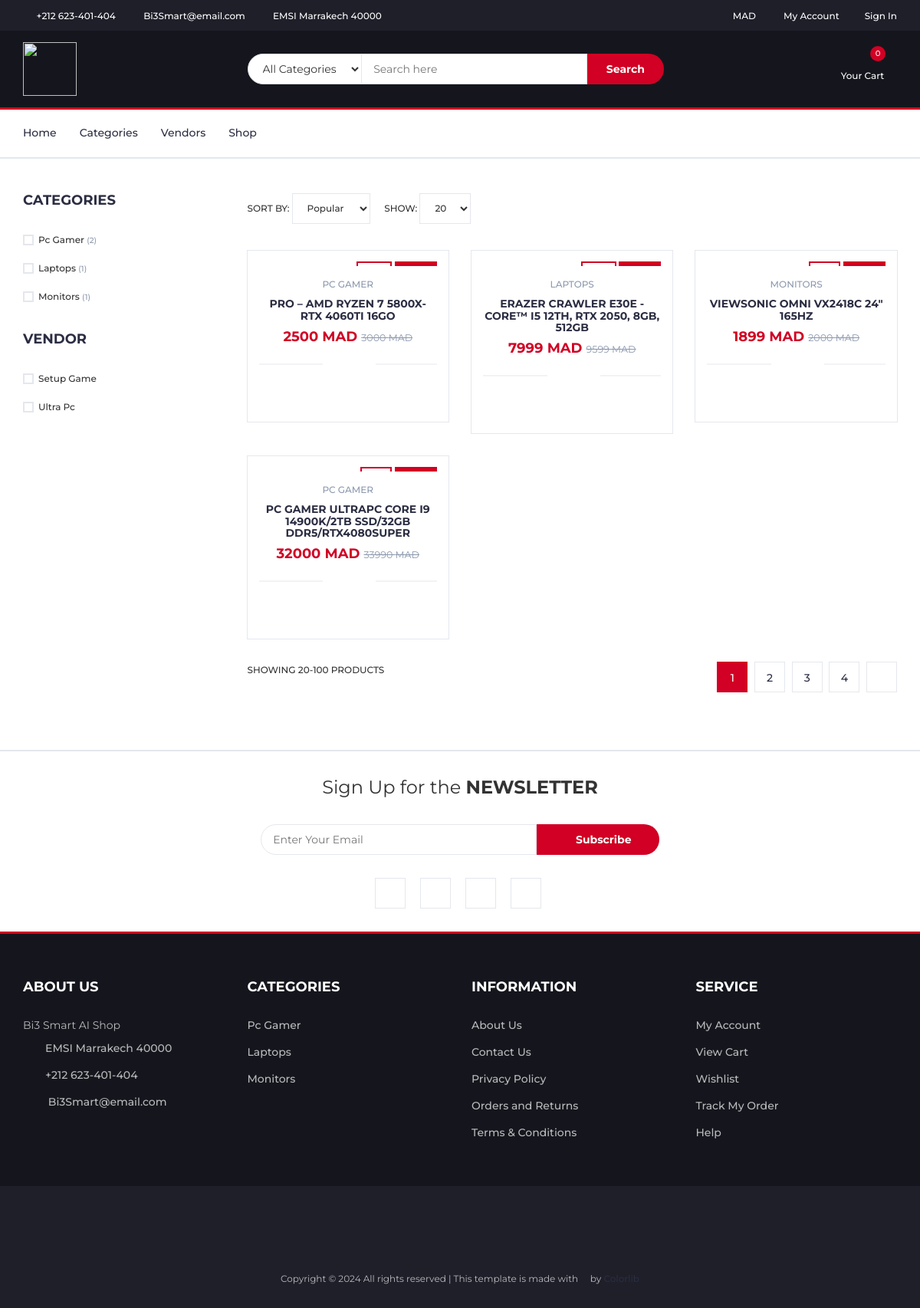
Before: /products/ with the older database file.
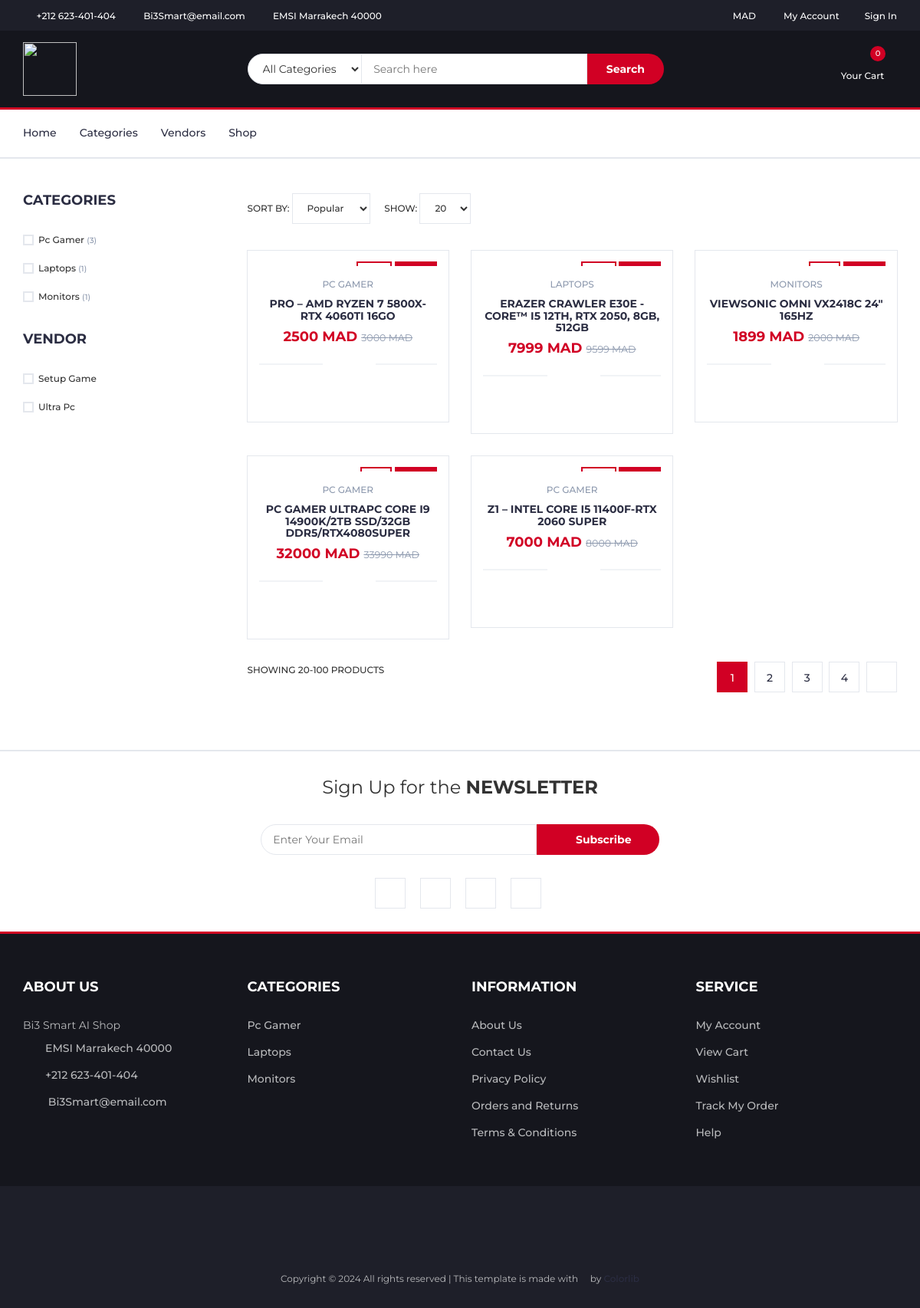
After: the same page with the newer database file.
### core/models.py (models this page shows, shortened)
class Category(models.Model):
    C_id= ShortUUIDField(unique=True, length=10, max_length=20,prefix="cat",alphabet="abcdefghijklmnop123456789")
    title = models.CharField(max_length=100,default="Title Category")
    image = models.ImageField(upload_to="category", default="category.jpg")
    class Meta:
        verbose_name_plural = "Categories"

class Vendor(models.Model):
    v_id= ShortUUIDField(unique=True, length=10, max_length=20,prefix="ven",alphabet="abcdefghijklmnop123456789")
    title = models.CharField(max_length=100, default="Title Vendor")
    image = models.ImageField(upload_to=user_directory_path , default="vendor.jpg")
    cover_image = models.ImageField(upload_to=user_directory_path , default="vendor.jpg")
    description = CKEditor5Field(null=True, blank=True , default="This is the vendor")
    address = models.CharField(max_length=100, default="Main Street,Marrakech")
    contact = models.CharField(max_length=100, default="+212 659 394 401")
    chat_resp_time = models.CharField(max_length=100, default="100")
    shipping_on_time = models.CharField(max_length=100, default="100")
    authentic_rating = models.CharField(max_length=100, default="100")
    days_return = models.CharField(max_length=100, default="100")
    warranty_period = models.CharField(max_length=100, default="100")
    user = models.ForeignKey(User, on_delete=models.SET_NULL, null=True)
    date = models.DateTimeField(auto_now_add=True,null=True , blank=True)
    class Meta:
        verbose_name_plural = "Vendors"

class Product(models.Model):
    p_id= ShortUUIDField(unique=True, length=10, max_length=20,alphabet="abcdefghijklmnop123456789")
    title = models.CharField(max_length=100, default="Title Product")
    image = models.ImageField(upload_to=user_directory_path , default="product.jpg")
    description = CKEditor5Field(null=True, blank=True , default="This is the product")
    price = models.DecimalField(max_digits=10,decimal_places=2,default="1.99")
    old_price = models.DecimalField(max_digits=10,decimal_places=2, default="2.99")
    specefications = CKEditor5Field(null=True, blank=True)
    type = models.CharField(max_length=100, default="Electronics",null=True, blank=True)
    stock_count = models.CharField(max_length=100, default="10",null=True, blank=True)
    tags = TaggableManager(blank=True)
    product_status = models.CharField(choices=STATUS, max_length=10, default="in_review")
    status = models.BooleanField(default=True)
    in_stock  = models.BooleanField(default=True)
    featured  = models.BooleanField(default=False)
    digital  = models.BooleanField(default=False)
    user = models.ForeignKey(User, on_delete=models.SET_NULL, null=True)
    category = models.ForeignKey(Category, on_delete=models.SET_NULL, null=True,related_name="category")
    vendor = models.ForeignKey(Vendor, on_delete=models.SET_NULL, null=True , related_name="vendor")
    sku = ShortUUIDField(unique=True, length=4, max_length=20,prefix="sku",alphabet="123456789")
    date = models.DateTimeField(auto_now_add=True)
    updated = models.DateTimeField(null=True , blank=True)
    class Meta:
        verbose_name_plural = "Products"
    def get_precentage(self):
        new_price = (( self.old_price - self.price) / self.old_price)*100
        return new_price

### core/views.py (the view)
# urls.py: path("products/" , product_list_view , name="product_list"),
def product_list_view(request):
    product = Product.objects.filter(product_status="published")
    context = {
        "products":product,
    }
    return render(request,'core/product-list.html',context)

### core/context_processors.py (called while the page is built)
def default(request):
    categories = Category.objects.all()
    vendors = Vendor.objects.all()
    try:
        address = Address.objects.get(user=request.user)
    except:
        address =None
    return {
        'categories' : categories,
        'address':address,
        'vendors':vendors,
    }

### templates/core/product-list.html (shortened to what this page needs)
{% extends 'partials/base.html'%}
{% load static %}
{% block content %}
<div class="section">
  <div class="container">
    <div class="row">
      <div id="aside" class="col-md-3">
        <div class="aside">
          <h3 class="aside-title">Categories</h3>
          <div class="checkbox-filter">
            {% for category in categories %}
            <div class="input-checkbox">
                <label for="category_{{ category.id }}">
                    <span></span>
                    {{ category.title }}
                    <small>({{ category.category.count }})</small>
                </label>
            </div>
            {% endfor %}
          </div>
        </div>
        <div class="aside">
          <h3 class="aside-title">Vendor</h3>
          <div class="checkbox-filter">
            {% for vendor in vendors %}
            <div class="input-checkbox">
              <label for="vendor_{{vendor.id}}">
                <span></span>
                {{vendor.title}}
              </label>
            </div>
            {% endfor %}
          </div>
        </div>
      </div>
      <div id="store" class="col-md-9">
        <div class="store-filter clearfix">
          <div class="store-sort">
            <label>
              Sort By:
              <select class="input-select">
                <option value="0">Popular</option>
              </select>
            </label>
            <label>
              Show:
              <select class="input-select">
                <option value="0">20</option>
              </select>
            </label>
          </div>
        </div>
        <div class="row" id="filtered-product">
          {% for product in products %}
          <div class="col-md-4 col-xs-6">
            <a href="{% url 'core:product_detail' product.p_id%}">
              <div class="product">
                <div class="product-img">
                  <div class="product-label">
                    <span class="sale">{{product.get_precentage|floatformat:0}}%</span>
                    <span class="new">NEW</span>
                  </div>
                </div>
                <div class="product-body">
                  <p class="product-category">{{product.category.title}}</p>
                  <h3 class="product-name"><a href="{% url 'core:product_detail' product.p_id%}">{{product.title}}</a></h3>
                  <h4 class="product-price"> <span class="current-product-price-{{product.id}}">{{product.price|floatformat:0}}</span> MAD <del class="product-old-price">{{product.old_price|floatformat:0}} MAD</del></h4>
                  <div class="product-rating">
                    <i class="fa fa-star"></i>
                    <i class="fa fa-star"></i>
                    <i class="fa fa-star"></i>
                    <i class="fa fa-star"></i>
                    <i class="fa fa-star"></i>
                  </div>
                  <div class="product-btns">
                    <button class="add-to-wishlist"><i class="fa fa-heart-o"></i><span class="tooltipp">add to wishlist</span></button>
                    <button class="add-to-compare"><i class="fa fa-exchange"></i><span class="tooltipp">add to compare</span></button>
                    <button class="quick-view"><i class="fa fa-eye"></i><span class="tooltipp">quick view</span></button>
                  </div>
                </div>
                <div class="add-to-cart">
                  <button class="add-to-cart-btn" id="add-to-cart-btn" data-index="{{product.id}}">
                  </button>
                </div>
              </div>
            </a>
          </div>
          {%endfor%}
        </div>
        <div class="store-filter clearfix">
          <span class="store-qty">Showing 20-100 products</span>
          <ul class="store-pagination">
            <li class="active">1</li>
            <li><a href="#">2</a></li>
            <li><a href="#">3</a></li>
            <li><a href="#">4</a></li>
            <li><a href="#"><i class="fa fa-angle-right"></i></a></li>
          </ul>
        </div>
      </div>
    </div>
  </div>
</div>
{% endblock content %}

### templates/partials/base.html (shortened to what this page needs)
{% load static %}
<!DOCTYPE html>
<html lang="en">
  <head>
    <link type="text/css" rel="stylesheet" href="{% static "assets/css/bootstrap.min.css" %}" />
    <link type="text/css" rel="stylesheet" href="{% static "assets/css/slick.css" %}" />
    <link type="text/css" rel="stylesheet" href="{% static "assets/css/slick-theme.css" %}" />
    <link type="text/css" rel="stylesheet" href="{% static "assets/css/nouislider.min.css" %}" />
    <link rel="stylesheet" href="{% static "assets/css/font-awesome.min.css" %}" />
    <link type="text/css" rel="stylesheet" href="{% static "assets/css/style.css" %}" />
  </head>
  <body>
    <header>
      <div id="top-header">
        <div class="container">
          <ul class="header-links pull-left">
            <li>
              <a href="#"><i class="fa fa-phone"></i> +212 623-401-404</a>
            </li>
            <li>
              <a href="#"><i class="fa fa-envelope-o"></i> Bi3Smart@email.com</a>
            </li>
            <li>
              <a href="#"
                ><i class="fa fa-map-marker"></i> EMSI Marrakech 40000</a
              >
            </li>
          </ul>
          <ul class="header-links pull-right">
            <li>
              <a href="#"><i class="fa fa-dollar"></i> MAD</a>
            </li>
            <li>
              <a href="#"><i class="fa fa-user-o"></i> My Account</a>
            </li>
            {% if request.user.is_authenticated %}
            <li>
              <a href="{% url 'userauths:sign-out'%}"><i class="fa fa-sign-out"></i>Sign Out</a>
            </li>
            {%else%}
            <li>
              <a href="{% url 'userauths:sign-in'%}"><i class="fa fa-sign-in"></i>Sign In</a>
            </li>
            {%endif%}
          </ul>
        </div>
      </div>
      <div id="header">
        <div class="container">
          <div class="row">
            <div class="col-md-3">
              <div class="header-logo">
                <a href="{% url 'core:index' %}" class="logo">
                  <img src="{% static "assets/img/logo.svg" %}" alt="" width="70" height="70" />
                </a>
              </div>
            </div>
            <div class="col-md-6">
              <div class="header-search">
                  <form action="{% url 'core:search' %}" method="GET">
                      <select class="input-select" name="category">
                          <option value="0">All Categories</option>
                      </select>
                      <input class="input" type="text" name="q" placeholder="Search here" />
                      <button type="submit" class="search-btn">Search</button>
                  </form>
              </div>
          </div>
            <div class="col-md-3 clearfix">
              <div class="header-ctn">
                <div class="dropdown">
                  <a class="dropdown-toggle" data-toggle="dropdown" aria-expanded="true" href="{% url 'core:cart' %}">
                    <i class="fa fa-shopping-cart"></i>
                    <span>Your Cart</span>
                    <div class="qty cart-items-count" id="cart-items-count">{{request.session.cart_data_obj|length}}</div>
                  </a>
                </div>
              </div>
            </div>
          </div>
        </div>
      </div>
    </header>
  <nav id="navigation">
    <div class="container">
      <div id="responsive-nav">
        <ul class="main-nav nav navbar-nav">
          <li><a href="{% url 'core:index' %}">Home</a></li>
          <li><a href="{% url 'core:category_list' %}">Categories</a></li>
          <li><a href="{% url 'core:vendors-list' %}">Vendors</a></li>
          <li><a href="{% url 'core:product_list' %}">Shop</a></li>
        </ul>
      </div>
    </div>
  </nav>
{% block content %}
{% endblock content %}
 <div id="newsletter" class="section">
  <div class="container">
    <div class="row">
      <div class="col-md-12">
        <div class="newsletter">
          <p>Sign Up for the <strong>NEWSLETTER</strong></p>
          <form>
            <input
              class="input"
              type="email"
              placeholder="Enter Your Email"
            />
            <button class="newsletter-btn">
              <i class="fa fa-envelope"></i> Subscribe
            </button>
          </form>
          <ul class="newsletter-follow">
            <ul class="list-inline">
              <li>
                  <a href="#"><i class="fa fa-facebook" style="color: #3b5998;"></i></a>
              </li>
              <li>
                  <a href="#"><i class="fa fa-twitter" style="color: #55acee;"></i></a>
              </li>
              <li>
                  <a href="#"><i class="fa fa-instagram" style="color: #ac2bac;"></i></a>
              </li>
              <li>
                  <a href="#"><i class="fa fa-whatsapp" style="color: #25d366;"></i></a>
              </li>
          </ul>
          </ul>
        </div>
      </div>
    </div>
  </div>
</div>
<footer id="footer">
    <div class="section">
      <div class="container">
        <div class="row">
          <div class="col-md-3 col-xs-6">
            <div class="footer">
              <h3 class="footer-title">About Us</h3>
              <p>
                Bi3 Smart AI Shop
              </p>
              <ul class="footer-links">
                <li>
                  <a href="#"
                    ><i class="fa fa-map-marker"></i>EMSI Marrakech 40000</a
                  >
                </li>
                <li>
                  <a href="#"><i class="fa fa-phone"></i>+212 623-401-404</a>
                </li>
                <li>
                  <a href="#"
                    ><i class="fa fa-envelope-o"></i> Bi3Smart@email.com</a
                  >
                </li>
              </ul>
            </div>
          </div>
          <div class="col-md-3 col-xs-6">
            <div class="footer">
              <h3 class="footer-title">Categories</h3>
              <ul class="footer-links">
                {% for category in categories%}
                  <li><a data-toggle="tab" href="{% url 'core:category_product_list' category.C_id %}">{{category.title}}</a></li>
                {%endfor%}
              </ul>
            </div>
          </div>
          <div class="col-md-3 col-xs-6">
            <div class="footer">
              <h3 class="footer-title">Information</h3>
              <ul class="footer-links">
                <li><a href="#">About Us</a></li>
                <li><a href="#">Contact Us</a></li>
                <li><a href="#">Privacy Policy</a></li>
                <li><a href="#">Orders and Returns</a></li>
                <li><a href="#">Terms & Conditions</a></li>
              </ul>
            </div>
          </div>
          <div class="col-md-3 col-xs-6">
            <div class="footer">
              <h3 class="footer-title">Service</h3>
              <ul class="footer-links">
                <li><a href="#">My Account</a></li>
                <li><a href="#">View Cart</a></li>
                <li><a href="#">Wishlist</a></li>
                <li><a href="#">Track My Order</a></li>
                <li><a href="#">Help</a></li>
              </ul>
            </div>
          </div>
        </div>
      </div>
    </div>
    <div id="bottom-footer" class="section">
      <div class="container">
        <div class="row">
          <div class="col-md-12 text-center">
            <ul class="footer-payments">
              <li>
                <a href="#"><i class="fa fa-cc-visa"></i></a>
              </li>
              <li>
                <a href="#"><i class="fa fa-credit-card"></i></a>
              </li>
              <li>
                <a href="#"><i class="fa fa-cc-paypal"></i></a>
              </li>
              <li>
                <a href="#"><i class="fa fa-cc-mastercard"></i></a>
              </li>
              <li>
                <a href="#"><i class="fa fa-cc-discover"></i></a>
              </li>
              <li>
                <a href="#"><i class="fa fa-cc-amex"></i></a>
              </li>
            </ul>
            <span class="copyright">
              Copyright &copy;
              All rights reserved | This template is made with
              <i class="fa fa-heart-o" aria-hidden="true"></i> by
              <a href="https://colorlib.com" target="_blank">Colorlib</a>
            </span>
          </div>
        </div>
      </div>
    </div>
  </footer>
</body>
</html>

Changed rows visible on the page:
computed for Category "Pc Gamer": category.count "2" → "3"
added Product: category "PC GAMER", title "Z1 – INTEL CORE I5 11400F-RTX 2060 SUPER", price "7000", old_price "8000"
